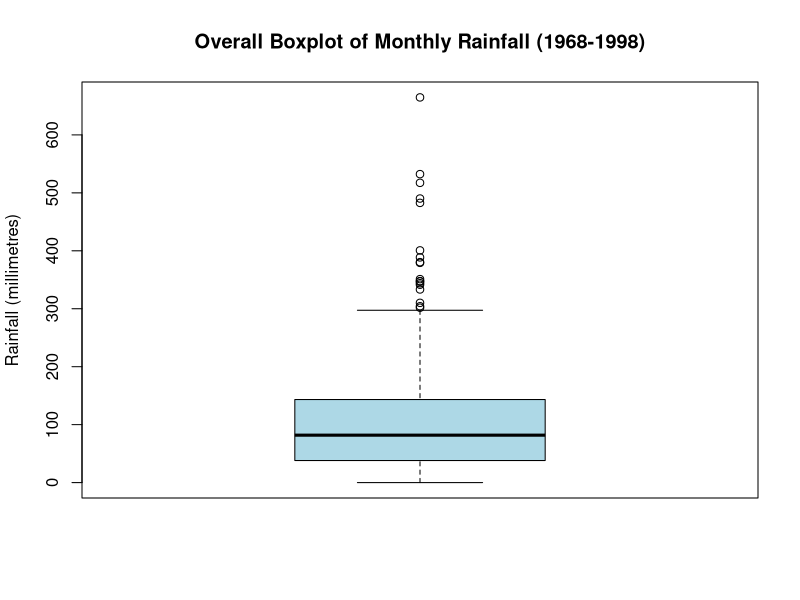
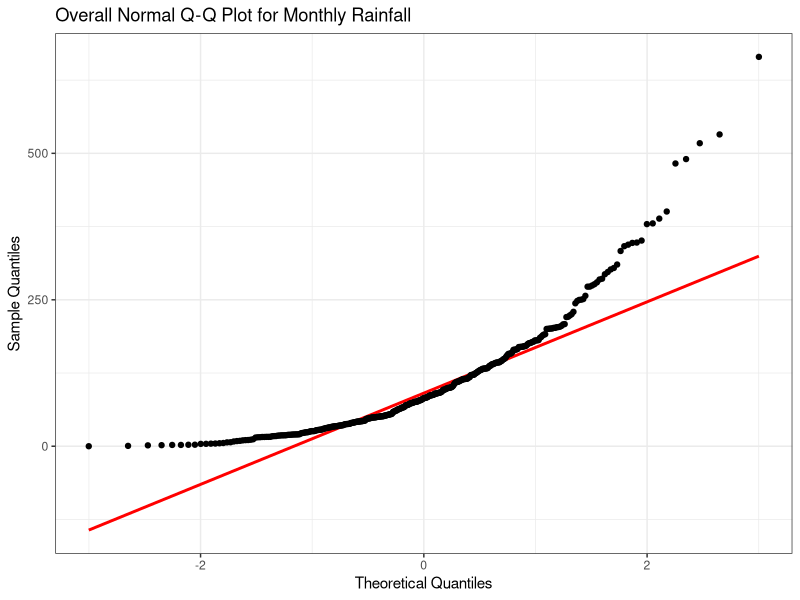

These charts were generated, in order, by the following R code:
# ==========================================
# Script 2: Jiayi's Task (Overall EDA & Normality Check)
# Recommended Location: Inside the code/ folder of the GitHub repository
# ==========================================

library(ggplot2)

# 1. Read the cleaned data subset generated by the data cleaning script
# Ensure "sydney_rainfall_1968_1998.csv" is in the current working directory
if (!file.exists("sydney_rainfall_1968_1998.csv")) {
  stop("Cannot find the cleaned data file 'sydney_rainfall_1968_1998.csv'. Please run the data cleaning script first!")
}

cleaned_data <- read.csv("sydney_rainfall_1968_1998.csv")

# Extract a 1D vector of overall rainfall data (excluding NA values)
df_overall <- data.frame(Rainfall = cleaned_data$Rainfall[!is.na(cleaned_data$Rainfall)])

# 2. Generate summary statistics
print("=== Jiayi's Summary Statistics ===")
summary(df_overall$Rainfall)
print(paste("IQR:", IQR(df_overall$Rainfall)))

# 3. Generate and automatically save the overall boxplot -> save to output/ folder
png("Jiayi_Overall_Boxplot.png", width = 800, height = 600)
boxplot(df_overall$Rainfall, 
        main = "Overall Boxplot of Monthly Rainfall (1968-1998)",
        ylab = "Rainfall (millimetres)",
        col = "lightblue")
dev.off()

# 4. Generate and automatically save the overall Normal Q-Q Plot (Assumption Checking) -> save to output/ folder
qq_plot <- ggplot(df_overall, aes(sample = Rainfall)) +
  stat_qq_line(distribution = stats::qnorm, color = "red", linewidth = 1) +
  stat_qq(distribution = stats::qnorm, size = 1.5) +
  labs(x = "Theoretical Quantiles", y = "Sample Quantiles", title = "Overall Normal Q-Q Plot for Monthly Rainfall") +
  theme_bw()

ggsave("Jiayi_Overall_QQplot.png", plot = qq_plot, width = 8, height = 6, dpi = 300)

cat("[Analysis Completed] Your exclusive charts Jiayi_Overall_Boxplot.png and Jiayi_Overall_QQplot.png have been successfully generated!\n")
